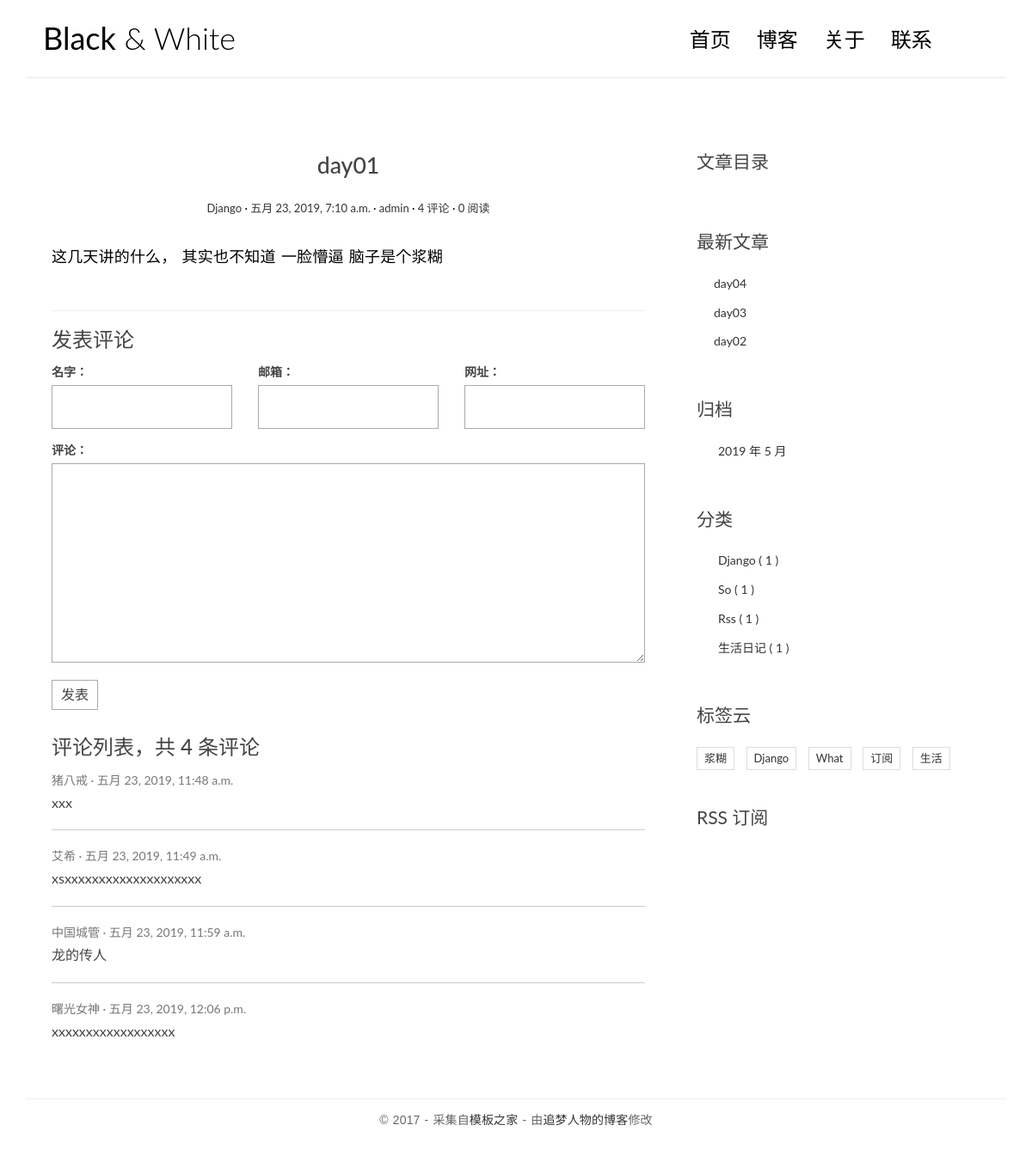
Page /detail/1/ on the committed database.
### blog/models.py (models this page shows, shortened)
class Article(models.Model):
    title=models.CharField(max_length=50)
    body=models.TextField()
    create_time=models.DateTimeField(auto_now_add=True)
    update_time=models.DateTimeField(auto_now=True)
    views=models.PositiveIntegerField(default=0)
    category=models.ForeignKey(Category,on_delete=models.CASCADE)
    tags=models.ManyToManyField(Tag)
    auther=models.ForeignKey(User,models.CASCADE)

class Category(models.Model):
    title=models.CharField(max_length=30)

class Tag(models.Model):
    title=models.CharField(max_length=30)

### comments/models.py (models this page shows, shortened)
class Comment(models.Model):
    title=models.CharField(max_length=50)
    username=models.CharField(max_length=30)
    email=models.EmailField(blank=True,null=True)
    url=models.URLField(blank=True,null=True)
    content=models.CharField(max_length=500)
    article=models.ForeignKey(Article,on_delete=models.CASCADE)
    create_time=models.DateTimeField(auto_now_add=True)

### blog/views.py (the view)
# urls.py: url(r'^detail/(\d+)/$', views.detail, name='detail'),
def detail(request, id):
    article = get_object_or_404(Article, pk = id )
    mk = markdown.Markdown(extensions=[
        "markdown.extensions.extra",
        "markdown.extensions.codehilite",
        "markdown.extensions.toc"
    ] )
    article.body = mk.convert(article.body)
    article.toc = mk.toc
    cf=CommentForm()
    return render(request,'single.html', locals())

### comments/forms.py
class CommentForm(forms.Form):
    name = forms.CharField(required=True, label="输入名字",  widget=forms.TextInput(attrs={"id":"id_name"}) )
    email = forms.EmailField(required=True,label="输入邮箱", widget=forms.EmailInput(attrs={"id":"id_email"}))
    url = forms.URLField(label="输入个人主页", widget=forms.URLInput( attrs={"id":"id_url"}))
    comment = forms.CharField(required=True,label="输入评论",widget=forms.Textarea( attrs={"id":"id_comment"})    )

### blog/templatetags/extend_fun.py (called while the page is built)
@register.simple_tag(name='getcategorys')
def getcategorys():
    return Category.objects.all()

@register.simple_tag
def getlatestarticles(num=3):
    return Article.objects.all().order_by('-create_time')[:num]

@register.simple_tag
def getarchives(num=3):
    return Article.objects.dates("create_time",'month',order='DESC')[:num]

@register.simple_tag
def gettags():
    return Tag.objects.all()

### templates/single.html (shortened to what this page needs)
{% extends 'base.html' %}
{% load extend_fun %}
{% block left %}
<article class="post post-{{ article.id }}">
    <header class="entry-header">
        <h1 class="entry-title">{{ article.title }}</h1>
        <div class="entry-meta">
            <span class="post-category"><a href="#">{{ article.category.title  }}</a></span>
            <span class="post-date"><a href="#"><time class="entry-date"
                                                      datetime="2012-11-09T23:15:57+00:00">{{ article.create_time }}</time></a></span>
            <span class="post-author"><a href="#">{{ article.auther.username }}</a></span>
            <span class="comments-link"><a href="#">{{ article.comment_set.count }} 评论</a></span>
            <span class="views-count"><a href="#">{{ article.views }} 阅读</a></span>
        </div>
    </header>
    <div class="entry-content clearfix">
        {{ article.body|safe }}
    </div>
</article>
<section class="comment-area" id="comment-area">
    <hr>
    <h3>发表评论</h3>
    <form action="{% url 'comments:addcomment' article.id %}" method="post" class="comment-form">
        <div class="row">
            <div class="col-md-4">
                <label for="id_name">名字：</label>
                {{ cf.name }}
            </div>
            <div class="col-md-4">
                <label for="id_email">邮箱：</label>
                {{ cf.email }}
            </div>
            <div class="col-md-4">
                <label for="id_url">网址：</label>
                {{ cf.url }}
            </div>
            <div class="col-md-12">
                <label for="id_comment">评论：</label>
                {{ cf.comment }}
                <button type="submit" class="comment-btn">发表</button>
            </div>
        </div>
    </form>
    <div class="comment-list-panel">
        <h3>评论列表，共 <span> {{ article.comment_set.count }} </span> 条评论</h3>
        <ul class="comment-list list-unstyled">
            {% for c in article.comment_set.all %}
                <li class="comment-item">
                <span class="nickname">{{ c.username }}</span>
                <time class="submit-date" datetime="2012-11-09T23:15:57+00:00">{{ c.create_time }}</time>
                <div class="text">
                    {{ c.content  }}
                </div>
            </li>
            {% empty %}
                <li>评论</li>
            {% endfor %}
        </ul>
    </div>
</section>
{% endblock %}
{% block toc %}
<div class="widget widget-content">
    <h3 class="widget-title">文章目录</h3>
</div>
{% endblock %}

### templates/base.html (shortened to what this page needs)
{% load extend_fun %}
<!DOCTYPE html>
<html lang="en">
<head>
    <link rel="stylesheet" href="/static/css/bootstrap.min.css">
    <link rel="stylesheet" href="http://code.ionicframework.com/ionicons/2.0.1/css/ionicons.min.css">
    <link rel="stylesheet" href="/static/css/pace.css">
    <link rel="stylesheet" href="/static/css/custom.css">
</head>
<body id="page">
<div class="container">
    <header id="site-header">
        <div class="row">
            <div class="col-md-4 col-sm-5 col-xs-8">
                <div class="logo">
                    <h1><a href="/"><b>Black</b> &amp; White</a></h1>
                </div>
            </div>
            <div class="col-md-8 col-sm-7 col-xs-4">
                <nav class="main-nav" role="navigation">
                    <div class="collapse navbar-collapse" id="bs-example-navbar-collapse-1">
                        <ul class="nav navbar-nav navbar-right">
                            <li class="cl-effect-11"><a href="/" data-hover="首页">首页</a></li>
                            <li class="cl-effect-11"><a href="full-width.html" data-hover="博客">博客</a></li>
                            <li class="cl-effect-11"><a href="about.html" data-hover="关于">关于</a></li>
                            <li class="cl-effect-11"><a href="{% url 'blog:contactus' %}" data-hover="联系">联系</a></li>
                        </ul>
                    </div>
                </nav>
            </div>
        </div>
    </header>
</div>
<div class="content-body">
    <div class="container">
        <div class="row">
            <main class="col-md-8">
                {% block left %}
                {% endblock %}
            </main>
            <aside class="col-md-4">
                {% block toc %}
                {% endblock %}
                <div class="widget widget-recent-posts">
                    <h3 class="widget-title">最新文章</h3>
                    <ul>
                        {% getlatestarticles as latestarticles %}
                        {% for article in  latestarticles %}
                            <li><a href="{% url 'blog:detail' article.id %}">{{ article.title }}</a> </li>
                        {% empty %}
                            <li>最近文章</li>
                        {% endfor %}
                    </ul>
                </div>
                <div class="widget widget-archives">
                    <h3 class="widget-title">归档</h3>
                    <ul>
                        {% getarchives as archives %}
                        {% for archive in archives %}
                            <li><a href="{% url 'blog:archives' archive.year archive.month  %}">{{ archive.year }} 年 {{ archive.month }} 月</a></li>
                        {% empty %}
                            <li>没有对象</li>
                        {% endfor %}
                    </ul>
                </div>
                <div class="widget widget-category">
                    <h3 class="widget-title">分类</h3>
                    <ul>
                        {% getcategorys  as categorys  %}
                        {% for category in categorys %}
                            <li><a href="{% url 'blog:category' category.id %}"> {{ category.title }} <span class="post-count">( {{ category.article_set.count }} )</span>   </a></li>
                        {% endfor %}
                    </ul>
                </div>
                <div class="widget widget-tag-cloud">
                    <h3 class="widget-title">标签云</h3>
                    <ul>
                        {% gettags as tags %}
                        {% for tag in tags %}
                         <li>
                            <a href="{% url 'blog:tag' tag.id %}">{{ tag.title }}</a>
                        </li>
                        {% empty %}
                            <li>没有标签</li>
                        {% endfor %}
                    </ul>
                </div>
                <div class="rss">
                    <a href="{% url 'blog:rss' %}"> RSS 订阅</a>
                </div>
            </aside>
        </div>
    </div>
</div>
<footer id="site-footer">
    <div class="container">
        <div class="row">
            <div class="col-md-12">
                <p class="copyright">&copy 2017 - 采集自<a href="http://www.cssmoban.com/"
                                                        target="_blank" title="模板之家">模板之家</a>
                    - 由<a href="http://zmrenwu.com/" title="网页模板" target="_blank">追梦人物的博客</a>修改
                </p>
            </div>
        </div>
    </div>
</footer>
</body>
</html>

### static/css/custom.css (style rules this page uses)
* { outline: none; }
h1, h2, h3, h4, h5, h6 { margin-top: 0; }
b { font-weight: 400; }
a { color: #333; }
body { color: #444; font-family: 'Lato', sans-serif; }
p { font-family: 'Ubuntu', sans-serif; font-weight: 400; word-spacing: 1px; letter-spacing: 0.01em; }
#single p, #page p { margin-bottom: 25px; }
#site-header { background-color: #FFF; padding: 25px 20px; margin-bottom: 40px; border-bottom: 1px solid #e7e7e7; }
.logo h1 a { color: #000; }
.logo h1 { margin: 0; font-family: 'Lato', sans-serif; font-weight: 300; }
.main-nav { margin-top: 11px; max-width: 95%; }
.main-nav a { color: #000000 !important; padding: 0 0 5px 0 !important; margin-right: 30px; font-family: 'Lato', sans-serif; font-weight: 300; font-size: 24px; }
.cl-effect-11 a { padding: 10px 0; color: #0972b4; text-shadow: none; }
.cl-effect-11 a::before { position: absolute; top: 0; left: 0; overflow: hidden; padding: 0 0 5px 0 !important; max-width: 0; border-bottom: 1px solid #000; color: #000; content: attr(data-hover); white-space: nowrap; -webkit-transition: max-width 0.5s; -moz-transition: max-width 0.5s; transition: max-width 0.5s; }
.content-body { padding-bottom: 4em; }
.post { background: #fff; padding: 30px 30px 0; }
.entry-title { text-align: center; font-size: 1.9em; margin-bottom: 20px; line-height: 1.6; padding: 10px 20px 0; }
.entry-meta { text-align: center; color: #DDDDDD; font-size: 13px; margin-bottom: 30px; }
.entry-content { font-size: 18px; line-height: 1.9; font-weight: 300; color: #000; }
.post-category::after, .post-date::after, .post-author::after, .comments-link::after { content: ' ·'; color: #000; }
.widget { background: #fff; padding: 30px 0 0; }
.widget-title { font-size: 1.5em; margin-bottom: 20px; line-height: 1.6; padding: 10px 0 0; font-weight: 400; }
.widget-recent-posts ul { padding: 0; margin: 0; padding-left: 20px; }
.widget-recent-posts ul li { list-style-type: none; position: relative; line-height: 170%; margin-bottom: 10px; }
.widget-recent-posts ul li::before { content: '\f3d3'; font-family: "Ionicons"; position: absolute; left: -17px; top: 3px; font-size: 16px; color: #000; }
.widget-archives ul { padding: 0; margin: 0; padding-left: 25px; }
.widget-archives ul li { list-style-type: none; position: relative; line-height: 170%; margin-bottom: 10px; }
.widget-archives ul li::before { content: '\f3f3'; font-family: "Ionicons"; position: absolute; left: -25px; top: 1px; font-size: 16px; color: #000; }
.widget-category ul { padding: 0; margin: 0; padding-left: 25px; }
.widget-category ul li { list-style-type: none; position: relative; line-height: 170%; margin-bottom: 10px; }
.widget-category ul li::before { content: '\f3fe'; font-family: "Ionicons"; position: absolute; left: -25px; top: 1px; font-size: 18px; color: #000; }
.widget-tag-cloud ul { padding: 0; margin: 0; margin-right: -10px; }
.widget-tag-cloud ul li { list-style-type: none; font-size: 13px; display: inline-block; margin-right: 10px; margin-bottom: 10px; padding: 3px 8px; border: 1px solid #ddd; }
.rss { font-size: 21px; margin-top: 30px; }
.rss a { color: #444; }
#site-footer { padding-top: 10px; padding: 0 0 1.5em 0; }
.copyright { text-align: center; padding-top: 1em; margin: 0; border-top: 1px solid #eee; color: #666; }
.contact-form input, .comment-form input { border: 1px solid #aaa; margin-bottom: 15px; width: 100%; padding: 15px 15px; font-size: 16px; line-height: 100%; transition: 0.4s border-color linear; }
.contact-form textarea, .comment-form textarea { border: 1px solid #aaa; margin-bottom: 15px; width: 100%; padding: 15px 15px; font-size: 16px; line-height: 20px !important; min-height: 183px; transition: 0.4s border-color linear; }
.comment-area { padding: 0 30px 0; }
.comment-form { margin-top: 15px; }
.comment-form .comment-btn { background-color: #fff; border: 1px solid #aaa; font-size: 16px; padding: 5px 10px; }
.comment-list-panel { margin-top: 30px; }
.comment-list { margin-top: 15px; }
.comment-item:not(:last-child) { border-bottom: 1px #ccc solid; margin-bottom: 20px; padding-bottom: 20px; }
.comment-item .nickname, .comment-item .submit-date { color: #777; font-size: 14px; }
.comment-item .nickname:after { content: ' ·'; }
.comment-item .text { padding-top: 5px; font-size: 16px; }

### rows in the picture
Article: title "day01", category "Django", create_time "五月 23, 2019, 7:10 a.m.", auther.username "admin", comment_set.count "4", views "0", body "这几天讲的什么， 其实也不知道 一脸懵逼 脑子是个浆糊"
Comment: username "猪八戒", create_time "五月 23, 2019, 11:48 a.m.", content "xxx"
Comment: username "艾希", create_time "五月 23, 2019, 11:49 a.m.", content "xsxxxxxxxxxxxxxxxxxxxx"
Comment: username "中国城管", create_time "五月 23, 2019, 11:59 a.m.", content "龙的传人"
Comment: username "曙光女神", create_time "五月 23, 2019, 12:06 p.m.", content "xxxxxxxxxxxxxxxxxx"
Article: title "day04"
Article: title "day03"
Article: title "day02"
Category: title "Django", article_set.count "1"
Category: title "So", article_set.count "1"
Category: title "Rss", article_set.count "1"
Category: title "生活日记", article_set.count "1"
Tag: title "浆糊"
Tag: title "Django"
Tag: title "What"
Tag: title "订阅"
Tag: title "生活"

### other values in the picture
{{ archive.year }} "2019"
{{ archive.month }} "5"
